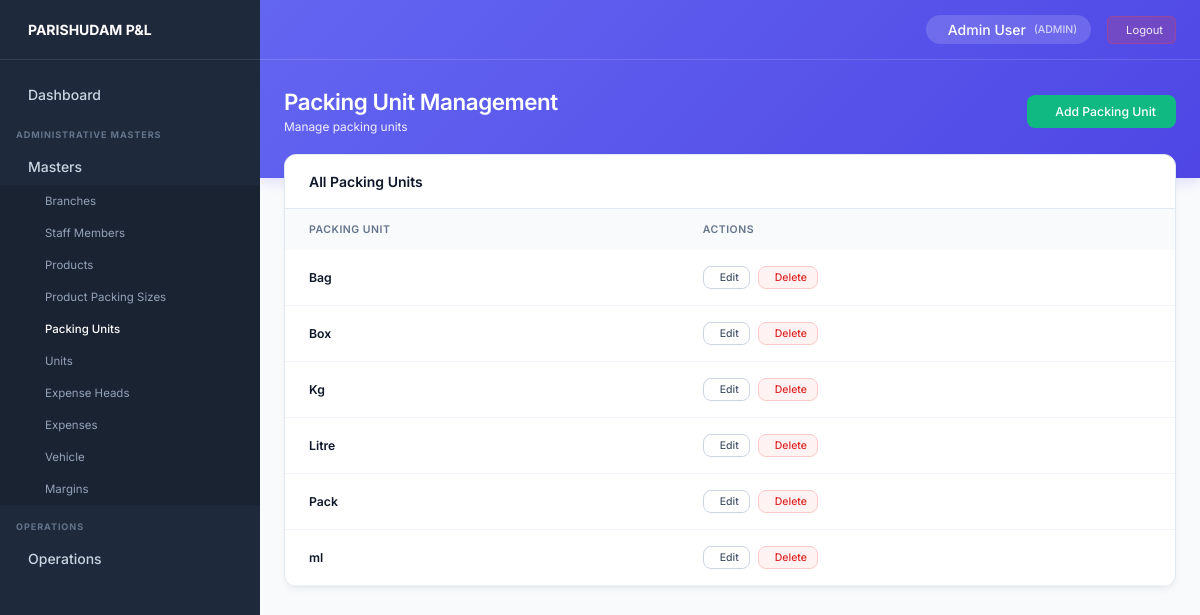
The page /packing-units/ (signed in) on the database its author committed.
### core/models.py (models this page shows, shortened)
class StaffProfile(models.Model):
    ROLE_CHOICES = (
        ('ADMIN', 'Admin'),
        ('STAFF', 'Staff'),
    )
    STATUS_CHOICES = (
        ('active', 'Active'),
        ('inactive', 'Inactive'),
    )
    user = models.OneToOneField(User, on_delete=models.CASCADE, related_name='profile')
    role = models.CharField(max_length=20, choices=ROLE_CHOICES, default='STAFF')
    branch = models.ForeignKey(Branch, on_delete=models.SET_NULL, null=True, blank=True, related_name='staff_members')
    phone = models.CharField(max_length=20, blank=True)
    status = models.CharField(max_length=10, choices=STATUS_CHOICES, default='active')
    created_at = models.DateTimeField(auto_now_add=True)
    updated_at = models.DateTimeField(auto_now=True)
    @property
    def is_admin(self):
        return self.role == 'ADMIN' or self.user.is_superuser

class PackingUnit(models.Model):
    name = models.CharField(max_length=50, unique=True)
    created_at = models.DateTimeField(auto_now_add=True)
    updated_at = models.DateTimeField(auto_now=True)
    class Meta:
        ordering = ['name']

### core/views.py (the view)
# urls.py: path('packing-units/', packing_unit_list_view, name='packing_unit_list'),
@login_required
def packing_unit_list_view(request):
    if not request.user.profile.is_admin:
        messages.error(request, "Permission denied.")
        return redirect('dashboard')
    packing_units = PackingUnit.objects.all()
    return render(request, 'packing_units/packing_unit_list.html', {
        'packing_units': packing_units
    })

### templates/packing_units/packing_unit_list.html (shortened to what this page needs)
{% extends 'base.html' %}
{% block page_title %}Packing Unit Management{% endblock %}
{% block page_subtitle %}Manage packing units{% endblock %}
{% block header_actions %}
<a href="{% url 'packing_unit_create' %}" class="btn-success">
     Add Packing Unit
</a>
{% endblock %}
{% block content %}
<div class="list-container">
    <div class="list-header">
        <h3 style="font-size: 1rem; font-weight: 600; color: #0f172a;">
            All Packing Units
        </h3>
    </div>
    <table class="premium-table">
        <thead>
            <tr>
                <th>Packing Unit</th>
                <th>Actions</th>
            </tr>
        </thead>
        <tbody>
            {% for unit in packing_units %}
            <tr>
                <td style="font-weight: 600; color: #0f172a;">
                    {{ unit.name }}
                </td>
                <td>
                    <div style="display: flex; gap: 8px;">
                        <a href="{% url 'packing_unit_edit' unit.id %}"
                           class="btn-secondary"
                           style="padding: 4px 10px; font-size: 0.75rem;">
                             Edit
                        </a>
                        <a href="{% url 'packing_unit_delete' unit.id %}"
                           class="btn-secondary"
                           style="padding: 4px 10px; font-size: 0.75rem; color: #dc2626; border-color: #fecaca; background: #fef2f2;"
                           onclick="return confirm('Are you sure you want to delete this packing unit?');">
                             Delete
                        </a>
                    </div>
                </td>
            </tr>
            {% endfor %}
        </tbody>
    </table>
</div>
{% endblock %}

### templates/base.html (shortened to what this page needs)
<!DOCTYPE html>
<html lang="en">
<head>
</head>
<body>
    <aside class="sidebar">
        <div class="sidebar-header">
            <span>PARISHUDAM P&L</span>
        </div>
        <div class="sidebar-content">
            <a href="{% url 'dashboard' %}"
                class="nav-item {% if request.resolver_match.url_name == 'dashboard' %}active{% endif %}">
                <div class="nav-item-left">
                    Dashboard
                </div>
            </a>
            {% if request.user.profile.is_admin %}
            <div class="nav-section-title">ADMINISTRATIVE MASTERS</div>
            <div class="nav-item dropdown-toggle">
                <div class="nav-item-left">
                    Masters
                </div>
            </div>
            <div class="nav-submenu">
                <a href="{% url 'branch_list' %}">Branches</a>
                <a href="{% url 'staff_list' %}">Staff Members</a>
                <a href="{% url 'product_list' %}">Products</a>
                <a href="{% url 'product_packing_size_list' %}">Product Packing Sizes</a>
                <a href="{% url 'packing_unit_list' %}">Packing Units</a>
                <a href="{% url 'unit_list' %}">Units</a>
                <a href="{% url 'expense_head_list' %}">Expense Heads</a>
                <a href="{% url 'expense_list' %}">Expenses</a>
                <a href="{% url 'vehicle_list' %}">Vehicle</a>
                <a href="{% url 'margin_list' %}">Margins</a>
            </div>
            <div class="nav-section-title">OPERATIONS</div>
            <div class="nav-item dropdown-toggle">
                <div class="nav-item-left">
                    Operations
                </div>
            </div>
            {% endif %}
        </div>
    </aside>
    <div class="main-wrapper">
        <div class="top-banner">
            <div class="top-navbar">
                <div class="navbar-right">
                    <div class="user-chip">
                        <span>{{ request.user.get_full_name|default:request.user.username }}</span>
                        <span style="opacity: 0.7; font-size: 0.75rem;">({{ request.user.profile.role }})</span>
                    </div>
                    <a href="{% url 'logout' %}" class="logout-btn">
                         Logout
                    </a>
                </div>
            </div>
            <div class="banner-header">
                <div>
                    <h1 class="banner-title">{% block page_title %}Dashboard{% endblock %}</h1>
                    <p class="banner-subtitle">{% block page_subtitle %}{% endblock %}</p>
                </div>
                <div>
                    {% block header_actions %}{% endblock %}
                </div>
            </div>
        </div>
        <main class="content-area">
            {% block content %}{% endblock %}
        </main>
    </div>
</body>
</html>

### templates/base.html (style rules this page uses)
:root { --bg-sidebar: #1e293b; --bg-body: #f8fafc; --bg-banner: linear-gradient(135deg, #6366f1 0%, #4f46e5 100%); --text-sidebar: #cbd5e1; --text-sidebar-hover: #ffffff; --sidebar-border: #334155; --badge-bg: #d97706; --badge-text: #ffffff; --sidebar-width: 260px; }
* { margin: 0; padding: 0; box-sizing: border-box; font-family: 'Inter', sans-serif; font-size: 14px; }
body { background-color: var(--bg-body); color: #1e293b; display: flex; min-height: 100vh; overflow-x: hidden; }
.sidebar { width: var(--sidebar-width); background-color: var(--bg-sidebar); display: flex; flex-direction: column; position: fixed; height: 100vh; overflow-y: auto; z-index: 100; }
.sidebar-header { padding: 16px; font-size: 1.1rem; font-weight: 700; display: flex; align-items: center; gap: 12px; color: white; border-bottom: 1px solid var(--sidebar-border); height: 60px; }
.sidebar-content { padding: 16px 0; }
.nav-section-title { color: #64748b; font-size: 0.65rem; text-transform: uppercase; letter-spacing: 0.1em; font-weight: 700; margin: 16px 16px 8px 16px; }
.nav-item { display: flex; align-items: center; justify-content: space-between; padding: 10px 16px; color: var(--text-sidebar); text-decoration: none; font-size: 0.85rem; font-weight: 500; cursor: pointer; transition: color 0.2s, background-color 0.2s; }
.nav-item-left { display: flex; align-items: center; gap: 12px; }
.nav-submenu { background-color: rgba(0, 0, 0, 0.15); max-height: 0; overflow: hidden; transition: max-height 0.3s ease; }
.nav-submenu.open { max-height: 500px; }
.nav-submenu a { display: block; padding: 9px 16px 9px 45px; color: #94a3b8; text-decoration: none; font-size: 0.82rem; font-weight: 400; transition: color 0.2s; }
.nav-submenu a:hover, .nav-submenu a.active { color: white; font-weight: 500; }
.main-wrapper { flex: 1; margin-left: var(--sidebar-width); display: flex; flex-direction: column; min-height: 100vh; }
.top-banner { background: var(--bg-banner); color: white; display: flex; flex-direction: column; box-shadow: 0 4px 12px rgba(79, 70, 229, 0.15); }
.top-navbar { height: 60px; display: flex; align-items: center; justify-content: space-between; padding: 0 24px; border-bottom: 1px solid rgba(255, 255, 255, 0.15); }
.navbar-right { display: flex; align-items: center; gap: 16px; }
.navbar-right .user-chip { display: flex; align-items: center; gap: 8px; background: rgba(255, 255, 255, 0.15); padding: 6px 14px; border-radius: 20px; font-size: 0.85rem; font-weight: 500; }
.navbar-right a.logout-btn { color: rgba(255, 255, 255, 0.9); text-decoration: none; padding: 6px 12px; border-radius: 6px; background: rgba(239, 68, 68, 0.2); border: 1px solid rgba(239, 68, 68, 0.3); font-size: 0.8rem; display: flex; align-items: center; gap: 6px; transition: all 0.2s; }
.banner-header { padding: 28px 24px 44px 24px; display: flex; justify-content: space-between; align-items: center; }
.banner-title { font-size: 1.6rem; font-weight: 600; letter-spacing: -0.02em; }
.banner-subtitle { font-size: 0.85rem; opacity: 0.9; margin-top: 4px; }
.content-area { padding: 0 24px 24px 24px; margin-top: -24px; flex: 1; }
.list-container { background: white; border-radius: 12px; border: 1px solid #e2e8f0; box-shadow: 0 4px 6px -1px rgba(0, 0, 0, 0.05); overflow: hidden; margin-bottom: 24px; }
.list-header { padding: 18px 24px; border-bottom: 1px solid #e2e8f0; display: flex; justify-content: space-between; align-items: center; flex-wrap: wrap; gap: 16px; }
.btn-success { background: #10b981; color: white; padding: 9px 20px; border: none; border-radius: 8px; font-size: 0.875rem; font-weight: 500; cursor: pointer; transition: all 0.2s; display: inline-flex; align-items: center; gap: 8px; text-decoration: none; }
.btn-secondary { background: white; color: #475569; padding: 9px 18px; border-radius: 8px; text-decoration: none; font-weight: 500; font-size: 0.875rem; border: 1px solid #cbd5e1; transition: all 0.2s; display: inline-flex; align-items: center; gap: 6px; }
.premium-table { width: 100%; border-collapse: collapse; text-align: left; }
.premium-table th { background-color: #f8fafc; color: #64748b; font-size: 0.75rem; text-transform: uppercase; letter-spacing: 0.05em; padding: 14px 24px; font-weight: 600; }
.premium-table td { padding: 16px 24px; font-size: 0.875rem; color: #334155; border-bottom: 1px solid #f1f5f9; vertical-align: middle; }

### rows shown on the page
PackingUnit: name "Bag"
PackingUnit: name "Box"
PackingUnit: name "Kg"
PackingUnit: name "Litre"
PackingUnit: name "Pack"
PackingUnit: name "ml"

### other values the page prints
{{ request.user.get_full_name|default:request.user.username }} "Admin User"
{{ request.user.profile.role }} "ADMIN"
